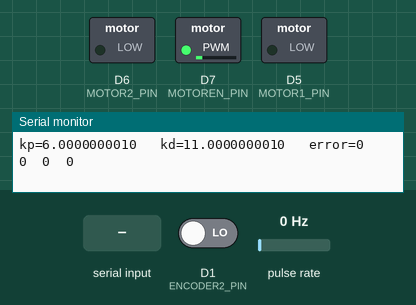
Simulated run of this sketch. Board: ESP8266 (NodeMCU). Shown: switched loads named in the sketch (green lamp = pin HIGH), the last lines printed to the serial monitor. Wiring (inferred from the names in the program): pulse sensor: data D2. The test bench sets the inputs (shaded band); at power-on: pulse rate 0 Hz, D1 (ENCODER2_PIN) LOW.

Above: at 1.2 s.
1.3 s: pulse rate (sensor on D2) set to 4 Hz
At 1.74 s:
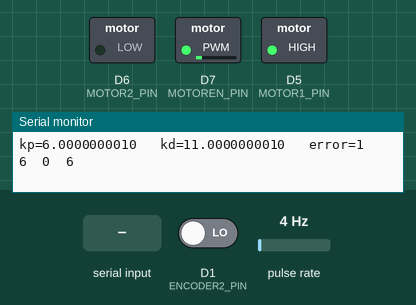
4.3 s: pulse rate (sensor on D2) set to 150 Hz
6.8 s: D1 (ENCODER2_PIN) driven HIGH
At 9.68 s:
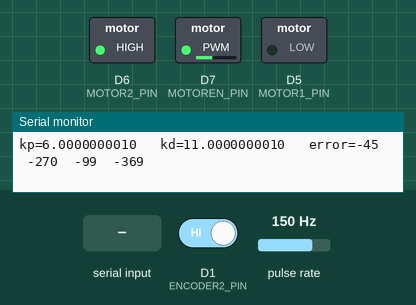
9.8 s: "0\n" received over Serial
At 10.1 s:
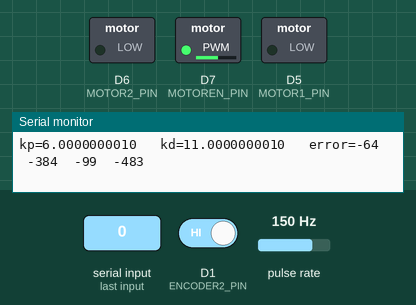
12.8 s: "0\n" received over Serial
At 13.5 s:
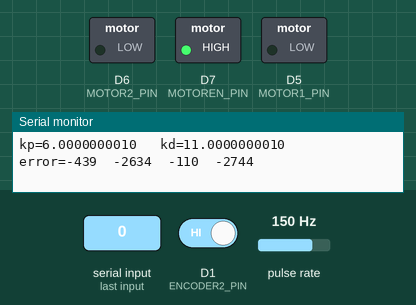
Timing chart, 0 to 16.3 s (numbered marks = the images above; inputs shaded):
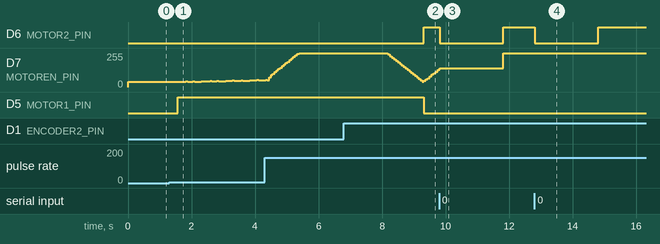

Measured:
- after the input at 6.8 s, D6 (MOTOR2_PIN): LOW → HIGH after 2.5 s; D5 (MOTOR1_PIN): HIGH → LOW after 2.5 s
- after the input at 9.8 s, D6 (MOTOR2_PIN): HIGH → LOW at once, → HIGH 2.0 s later
- after the input at 12.8 s, D6 (MOTOR2_PIN): HIGH → LOW at once, → HIGH 2.0 s later

The sketch:

ESP8266_PIDTest.ino
```cpp
#include <ESP8266WiFi.h>
//#define PRINT_ENCODER_POSITION

// TESTED ON 12v 775 MOTOR
#define KP 6.0
#define KD 11.0

uint8_t ENCODER1_PIN = D2;
uint8_t ENCODER2_PIN = D1;
uint8_t MOTOR1_PIN = D5;
uint8_t MOTOR2_PIN = D6;
uint8_t MOTOREN_PIN = D7;

bool forwardDirection = true;
int position = 0;
int speed = 10;

void setup() {
 Serial.begin(9600);
 Serial.println("Starting");

 // ENCODER
 pinMode(ENCODER1_PIN, INPUT);
 pinMode(ENCODER2_PIN, INPUT);
 attachInterrupt(digitalPinToInterrupt(ENCODER1_PIN), Encoder1Handle, RISING);
// attachInterrupt(digitalPinToInterrupt(ENCODER2_PIN), Encoder2Handle, RISING);

 // MOTOR
 pinMode(MOTOR1_PIN, OUTPUT);
 pinMode(MOTOR2_PIN, OUTPUT);
 pinMode(MOTOREN_PIN, OUTPUT);

 setMotorSpeed(speed);

}

void setMotorSpeed(int s){
  int newSpeed = map(abs(s), 0, 1024, 150, 1024);
  if (s > 0) {
    digitalWrite(MOTOR1_PIN, 1);
    digitalWrite(MOTOR2_PIN, 0);
    analogWrite(MOTOREN_PIN, newSpeed);
  } else if (s == 0){
    digitalWrite(MOTOR1_PIN, 0);
    digitalWrite(MOTOR2_PIN, 0);
  } else {
    digitalWrite(MOTOR1_PIN, 0);
    digitalWrite(MOTOR2_PIN, 1);
    analogWrite(MOTOREN_PIN, newSpeed);
  }

}

float kp = KP;
float kd = KD;
int lastError = 0;
int setPoint = 0;

void positionHolding() {
  int error = setPoint - position;

  int proportion = (int)(kp*error);
  int diff = (int) (kd*(error - lastError));
  int newPoint = proportion + diff;

  Serial.print("kp=");
  Serial.print(kp, DEC);
  Serial.print("\t kd=");
  Serial.print(kd, DEC);
  Serial.print("\t error=");
  Serial.print(error, DEC);
  Serial.print("\t");
  Serial.print(proportion, DEC);
  Serial.print("\t");
  Serial.print(diff, DEC);
  Serial.print("\t");
  Serial.print(newPoint, DEC);
  Serial.println();

  setMotorSpeed( newPoint );
  lastError = error;
}

void cyclePosition() {
  uint8_t s = 10;
  if (position > 10) {
    setMotorSpeed(-s);
  } else if (position < -10) {
    setMotorSpeed(s);
  }
}

void loop() {
  if(Serial.available() > 0)  {
    String data= Serial.readStringUntil('\n'); // can be -1 if read error
    if (data == "7") {
      kp += 1;
    } else if (data == "4"){
      kp -= 1;
    } else if (data == "8"){
      kd += 1;
    } else if (data == "5"){
      kd -= 1;
    } else if (data == "0"){
      position = 0;
      kp = KP;
      kd = KD;
      lastError = 0;
      setMotorSpeed(0);
      delay(2000);
    }
 }
  positionHolding();
}

void printResult() {
  Serial.print("POS= ");
  Serial.println(position, DEC);
}

ICACHE_RAM_ATTR void Encoder1Handle(){
  if (digitalRead(ENCODER1_PIN)) {
    if (digitalRead(ENCODER2_PIN)) {
      ++position;
    } else {
      --position;
    }
  } else {
    if (digitalRead(ENCODER2_PIN)) {
      --position;
    } else {
      ++position;
    }
  }
  #ifdef PRINT_ENCODER_POSITION
  printResult();
  #endif
}

ICACHE_RAM_ATTR void Encoder2Handle(){
  if (digitalRead(ENCODER2_PIN)) {
    if (digitalRead(ENCODER1_PIN)) {
      --position;
    } else {
      ++position;
    }
  } else {
    if (digitalRead(ENCODER1_PIN)) {
      ++position;
    } else {
      --position;
    }
  }
  #ifdef PRINT_ENCODER_POSITION
  printResult();
  #endif

}
```
